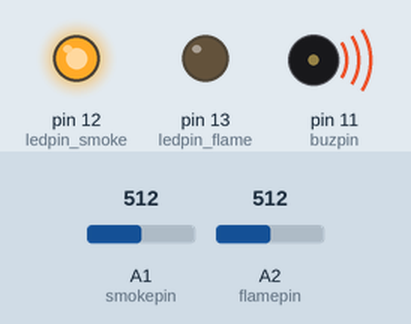
The sketch below on a simulated Arduino Uno, built with avr-gcc and run on an emulated ATmega328P. Shown: output pins drawn as LEDs (lit = HIGH), buzzer (waves = sounding). The test bench sets the inputs (shaded band); at power-on: A2 (flamepin) = 512, A1 (smokepin) = 512.

Above: at 1.2 s.
1.3 s: A2 (flamepin) set to 215
2.9 s: A2 (flamepin) set to 194
At 3.6 s:
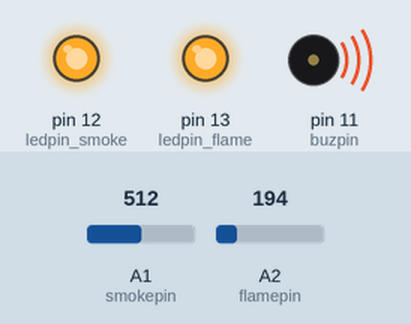
4.7 s: A1 (smokepin) set to 317
6.2 s: A1 (smokepin) set to 285
At 7.0 s:
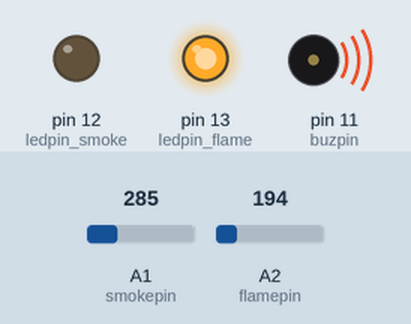
8.0 s: A1 (smokepin) set to 306
At 8.9 s:
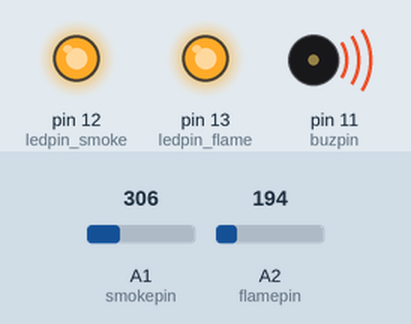
9.8 s: A1 (smokepin) set to 290
At 10.5 s:
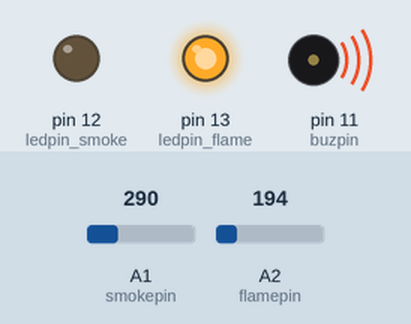
Timing chart, 0 to 12.3 s (numbered marks = the images above; inputs shaded):
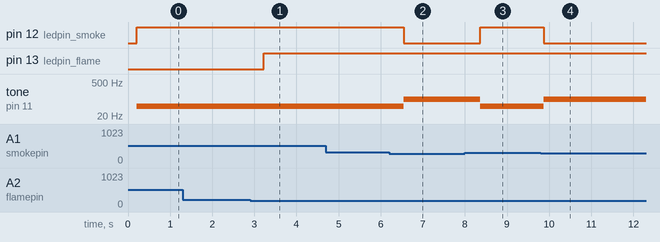

The sketch:

SSI_copy_20250122112046.ino
```cpp
const int ledpin_flame = 13; // LED for flame detection
const int flamepin = A2;    // Flame sensor pin
const int ledpin_smoke = 12; // LED for smoke detection
const int smokepin = A1;    // Smoke sensor pin
const int buzpin = 11;      // Buzzer pin
const int threshold_flame = 200; // Threshold value for flame sensor
const int threshold_smoke = 300; // Threshold value for smoke sensor
const int sample_count = 10;     // Number of samples for averaging
int flamesensvalue = 0;      // Initialize flame sensor reading
int smokesensvalue = 0;      // Initialize smoke sensor reading

void setup() {
  pinMode(ledpin_flame, OUTPUT);
  pinMode(flamepin, INPUT);
  pinMode(ledpin_smoke, OUTPUT);
  pinMode(smokepin, INPUT);
  pinMode(buzpin, OUTPUT);
}

int getAverageReading(int pin) {
  long sum = 0;
  for (int i = 0; i < sample_count; i++) {
    sum += analogRead(pin);
    delay(10); // Short delay between samples
  }
  return sum / sample_count;
}

void loop() {
  // Read sensor values with averaging
  flamesensvalue = getAverageReading(flamepin); // Reads averaged data from flame sensor
  smokesensvalue = getAverageReading(smokepin); // Reads averaged data from smoke sensor

  // Check flame sensor
  if (flamesensvalue <= threshold_flame) { // If flame is detected
    digitalWrite(ledpin_flame, HIGH); // Turn on flame LED
    tone(buzpin, 100);                // Turn on buzzer
  } else {
    digitalWrite(ledpin_flame, LOW); // Turn off flame LED
  }

  // Check smoke sensor
  if (smokesensvalue >= threshold_smoke) { // If smoke is detected
    digitalWrite(ledpin_smoke, HIGH); // Turn on smoke LED
    tone(buzpin, 50);                // Turn on buzzer
  } else {
    digitalWrite(ledpin_smoke, LOW); // Turn off smoke LED
  }

  // Turn off buzzer if no detection
  if (flamesensvalue > threshold_flame && smokesensvalue < threshold_smoke) {
    noTone(buzpin);
  }

  delay(100); // Short delay for stability
}
```

Measured:
- the behaviour switches between 201 and 200 on A2 (flamepin) (found by bisection; images 0 and 1)
- the behaviour switches between 300 and 299 on A1 (smokepin) (found by bisection; images 1 and 2)
- after the input at 1.3 s, every drawn part: stays the same
- after the input at 2.9 s, pin 13 (ledpin_flame): LOW → HIGH after 0.33 s
- after the input at 6.2 s, pin 12 (ledpin_smoke): HIGH → LOW after 0.35 s; tone on pin 11 (buzpin): 50 Hz → 100 Hz after 0.35 s
- after the input at 8.0 s, pin 12 (ledpin_smoke): LOW → HIGH after 0.37 s; tone on pin 11 (buzpin): 100 Hz → 50 Hz after 0.37 s
- after the input at 9.8 s, pin 12 (ledpin_smoke): HIGH → LOW after 0.08 s; tone on pin 11 (buzpin): 50 Hz → 100 Hz after 0.08 s
